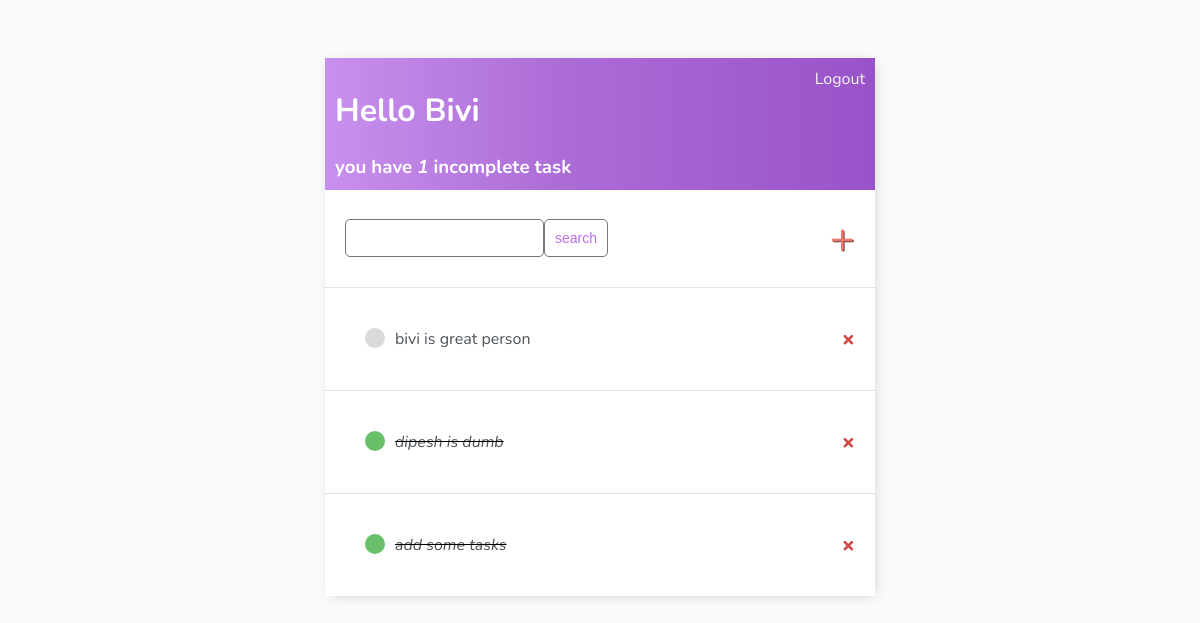
The page / (signed in) on the database its author committed.
### base/models.py (models this page shows)
class Task(models.Model):
    user = models.ForeignKey(User , on_delete=models.CASCADE, null=True, blank=True)
    title = models.CharField(max_length=200)
    description = models.TextField(null=True, blank=True)
    complete = models.BooleanField(default=False)
    created = models.DateTimeField(auto_now_add=True)
    def __str__(self):
        return self.title
    class Meta:
        ordering = ['complete']

### base/views.py (the view)
# urls.py: path('',TaskList.as_view(),name='tasks'),
class TaskList(LoginRequiredMixin,ListView):
    model = Task
    context_object_name = 'tasks'
    def get_context_data(self, **kwargs):
        context = super().get_context_data(**kwargs)
        context["tasks"] = context['tasks'].filter(user=self.request.user)
        context["count"] = context['tasks'].filter(complete=False).count()
        search_input =self.request.GET.get('search-area') or ''
        if search_input:
            context['tasks']= context['tasks'].filter(
                title__icontains=search_input
            )
        context['search_input']=search_input
        return context

### base/templates/base/task_list.html (shortened to what this page needs)
{% extends 'base/main.html' %}
{% block content %}
<!DOCTYPE html>
<html lang="en">
<head>
</head>
<body>
    <div class="header-bar">
        <div>
            <h1>Hello {{request.user |title}}</h1>
            <h3 style="margin:0">you have <i>{{count}}</i> incomplete task{{ count|pluralize:"s" }}</h3>
        </div>
        {% if request.user.is_authenticated %}
        <a href="{% url 'logout'%}">Logout</a>
        {% else %}
            <a href="{% url 'login'%}">Login</a>
        {% endif %}
    </div>
    <div id="search-add-wrapper">
        <form  method="GET" style="margi-top:20px; display:flex;">
            <input type="text" name="search-area" value="{{search_input}}">
            <input class="button" type="submit" value="search">
        </form>
        <a id="add-link" href="{% url 'task-create' %}">&#x2b;</a>
    </div>
    <div class="task-items-wrapper">
        {% for task in tasks %}
            <div class="task-wrapper">
                {% if task.complete %}
                <div class="task-title">
                    <div class="task-complete-icon"></div>
                        <i><s><a href="{% url 'task-update' task.id %}">{{task}}</a></s></i>
                </div>
                <a class="delete-link" href="{% url 'task-delete' task.id %}">&#215;</a>
                {% else %}
                <div class="task-title">
                    <div class="task-incomplete-icon"></div>
                        <a href="{% url 'task-update' task.id %}">{{task}}</a>
                </div>
                <a class="delete-link" href="{% url 'task-delete' task.id %}">&#215;</a>
                {% endif %}
            </div>
        {% empty %}
            <h3>no items in list</h3>
        {% endfor %}
    </div>
</body>
</html>
{% endblock content %}

### base/templates/base/main.html (style rules this page uses)
body { background-color:#FAFAFA; font-family: 'Nunito', sans-serif; padding-top: 50px; }
h1, h2, h3, h4, h5, h6 { font-family: 'Nunito', sans-serif; }
a,p { color: #4b5156; }
.header-bar { display: flex; justify-content: space-between; color: #fff; padding: 10px; border-radius: 5px 5px 0 e; background: linear-gradient(90deg, #c890ee 0%, #ac6cd6 43%, #9953c9 100%); }
.header-bar a { color: rgb(247, 247, 247); text-decoration: none; }
.task-wrapper { display: flex; align-items: center; justify-content: space-between; padding: 20px; background-color:#fff; border-top: 1px solid rgb(226, 226, 226); overflow: hidden; }
.task-title { display: flex; padding: 20px; }
.task-title a { text-decoration: none; color: #4b5156; margin-left: 10px; }
.task-complete-icon { height: 20px; width: 20px; background-color: rgb(105, 192, 105); border-radius: 50%; }
.task-incomplete-icon { height: 20px; width: 20px; background-color: rgb(218, 218, 218); border-radius: 50%; }
.delete-link { text-decoration: none; font-weight: 900; color: #cf4949; font-size: 22px; line-height: 0; padding: 20px 0px; }
#add-link { color: #EB796F; text-decoration: none; font-size: 42px; text-shadow: 1px 1px #81413b; }
#search-add-wrapper { display: flex; justify-content: space-between; align-items: center; padding: 20px; }
input[type=text], input[type=password], textarea { border: 1px solid #757575; border-radius: 5px; padding: 10px; width: 90%; }
.button { border: 1px solid #757575; background-color: #FFF; color: #b96feb; padding: 10px; font-size: 14px; border-radius: 5px; cursor: pointer; text-decoration: none; }

### rows shown on the page
Task: title "bivi is great person"
Task: title "dipesh is dumb"
Task: title "add some tasks"

### other values the page prints
{{ request.user |title }} "Bivi"
{{ count }} "1"
